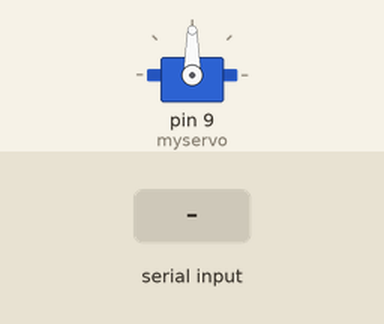
Bench run of a sketch on a simulated Arduino Uno, built with avr-gcc and run on an emulated ATmega328P. Parts: servo. Inputs (shaded band) come from the test bench. What the sketch prints to the serial monitor is not drawn.

Above: at 1.2 s.
1.3 s: "D" received over Serial
At 2.08 s:
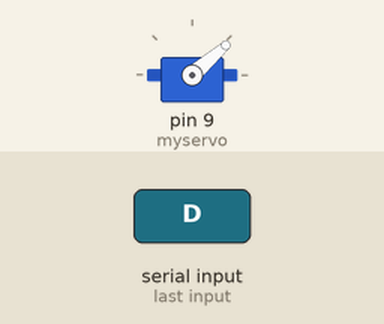
At 3.1 s:
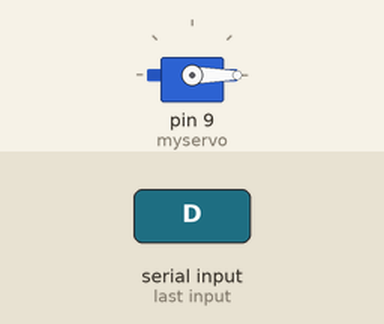
4.3 s: "P" received over Serial
At 4.47 s:
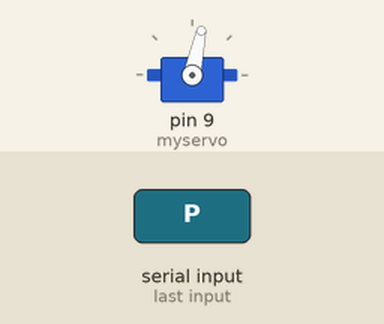
Timing chart, 0 to 7.3 s (numbered marks = the images above; inputs shaded):
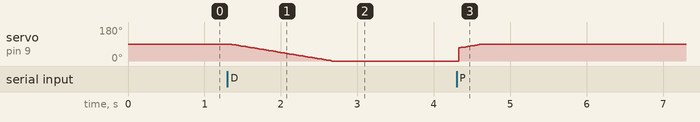

The sketch:

servo_testcode.ino
```cpp
#include <Servo.h>
#include <SoftwareSerial.h> // Software Serial for functions
//SoftwareSerial mySerial (A4, A5); //RX | TX
Servo myservo; // create servo object called myservo

int pos = 0; // variable to store servo position
char val = 0;  //holds ascii from serial line

int motA_speed = 52;
int motB_speed = 42;


void setup() {
  Serial.begin(9600);
  myservo.attach(9);
}

void loop() {
  Serial.print("Input something: ");
  if (Serial.available()) {

    val = Serial.read();

    if (val == 'P') { // pick up block
      Serial.println("Received P");
      CloseGrip();
      Serial.println("Grippers closed");

    } else if (val == 'D') { // drop off block
      OpenGrip();
      Serial.println("Grippers opened");

    } else if (val == 'i') { // increase motor B speed
      motB_speed += 1;
      Serial.println(motB_speed);

    } else if (val == 'd') { // decrease motor B speed
      motB_speed -= 1;
      Serial.println(motB_speed);
    }

  }
}


// GRIPPER FUNCTIONS
void CloseGrip() {
  for (pos = 70; pos <= 90; pos += 1) {
    myservo.write(pos);
    delay(15);  // made it much slower for troubleshooting first
  }
}

void OpenGrip() {
  for (pos = 90; pos >= 0; pos -= 1) {
    myservo.write(pos);
    delay(15);
  }
}
```

Measured:
- after the input at 1.3 s, servo on pin 9 (myservo): moves from 90° to 0° over 1.3 s, starting at once
- after the input at 4.3 s, servo on pin 9 (myservo): moves from 0° to 90° over 0.30 s, starting at once
